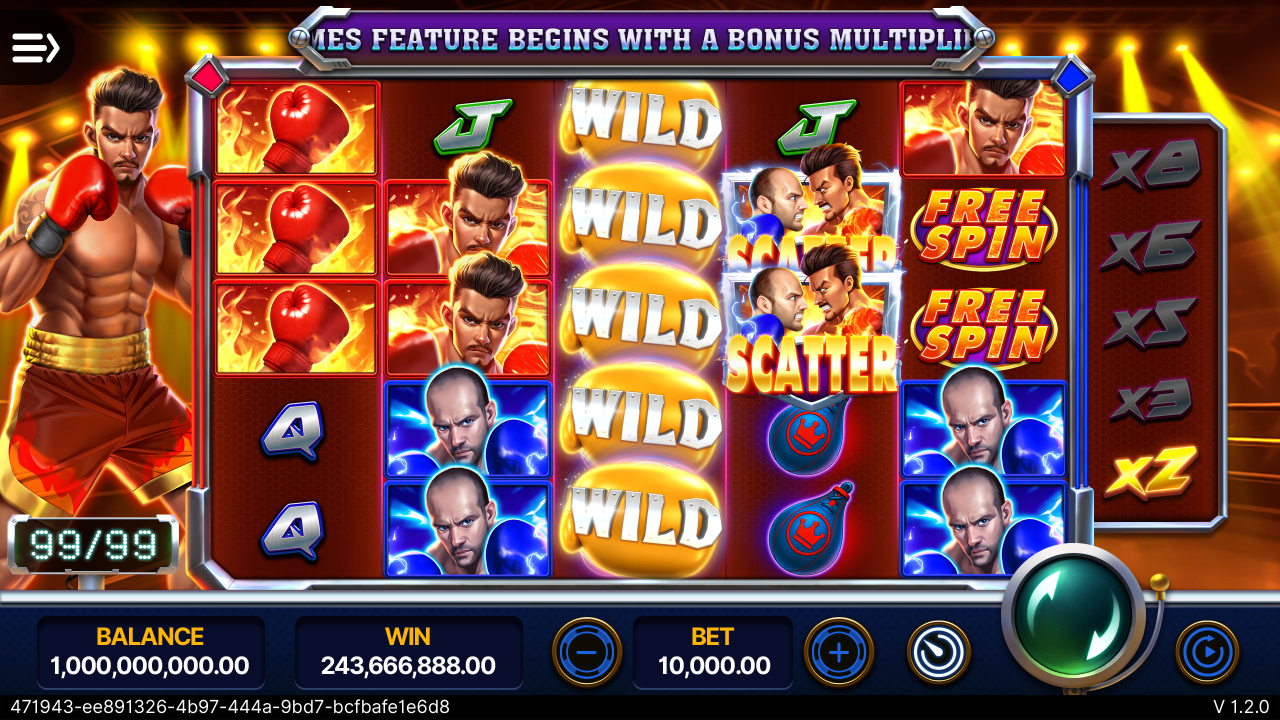
#> input picture KnockoutClash_basegameL_資產出圖版本.jpg, 2560 x 1440 px (shown at 1/2 size)
$ python -i image_processor.py   (imports and definitions only)
#> lines starting #> are read from the running program, lines starting #| are printed output that depends on the picture
import os
import re
from PIL import Image, ImageFilter, ImageDraw, ImageOps

class ImageProcessor:
    def __init__(self, output_dir=None):
        self.output_dir = output_dir

    def set_output_dir(self, output_dir):
        self.output_dir = output_dir

    # [6 lines left out: function sanitize_filename, not called in this run]

    def add_drop_shadow(self, image, offset=(10, 10), background_color=None, shadow_color=(0, 0, 0, 150), iterations=3, radius=10, alpha=150):
        """Add a drop shadow to an image with an alpha channel."""
        # Create a shadow image
        shadow = Image.new('RGBA', image.size, (0, 0, 0, 0))
        shadow_drawer = Image.new('RGBA', image.size, (0, 0, 0, alpha))
        shadow.paste(shadow_drawer, (0, 0), mask=image.split()[3])

        # Blur the shadow
        for _ in range(iterations):
            shadow = shadow.filter(ImageFilter.GaussianBlur(radius / iterations))

        # Create the final canvas
        new_w = image.width + abs(offset[0])
        new_h = image.height + abs(offset[1])
        full_canvas = Image.new('RGBA', (new_w, new_h), (0, 0, 0, 0))

        # Paste shadow then image
        sx = max(0, offset[0])
        sy = max(0, offset[1])
        ix = max(0, -offset[0])
        iy = max(0, -offset[1])

        full_canvas.alpha_composite(shadow, (sx, sy))
        full_canvas.alpha_composite(image, (ix, iy))

        return full_canvas

    # [137 lines left out: functions process_transparency, auto_crop, compose_preview_image, not called in this run]

>>> import cv2
>>> picture = cv2.imread('../KnockoutClash_basegameL_資產出圖版本.jpg', cv2.IMREAD_GRAYSCALE)
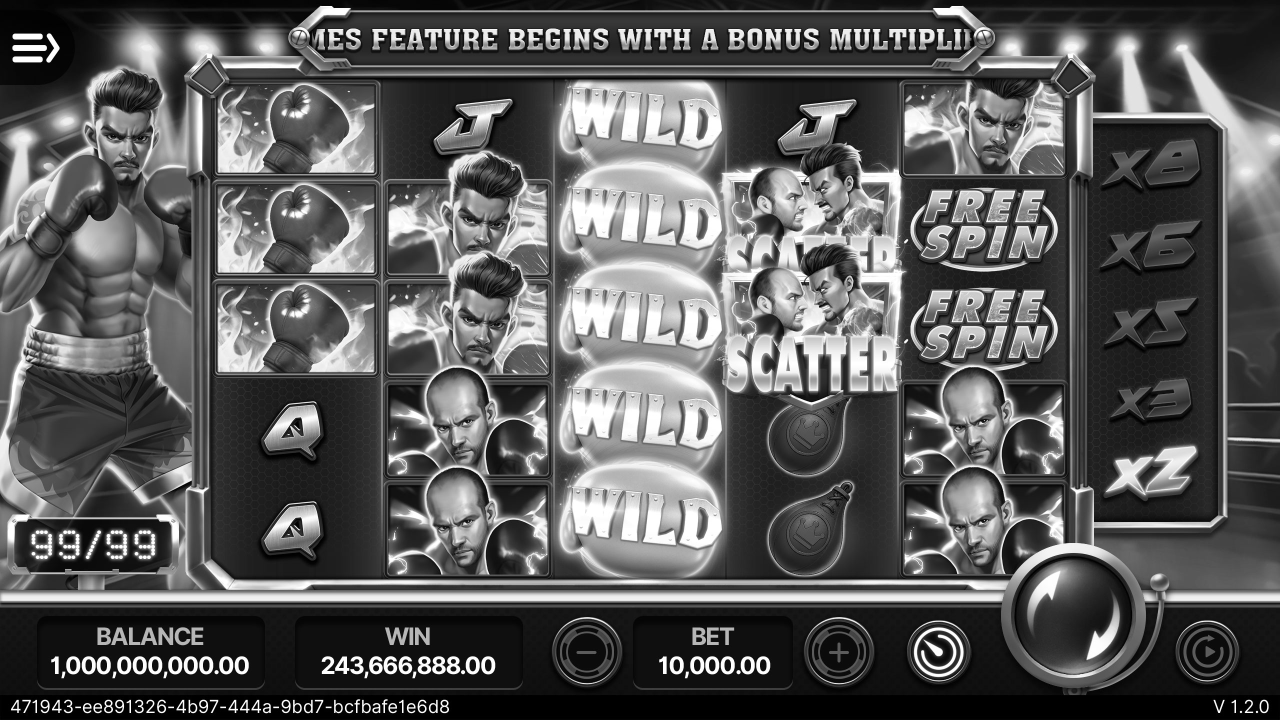
#> picture: shape (1440, 2560) (shown at 1/2 size); min 0, max 255, mean 90.3
>>> result = ImageProcessor().add_drop_shadow(picture)
#> (the run stopped early here; a loop or call above may not have finished)
